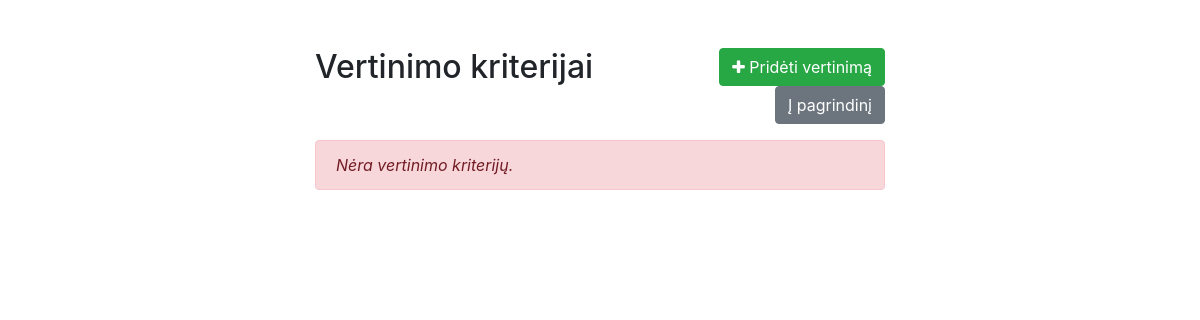
The app's page /instructions.php, older data.
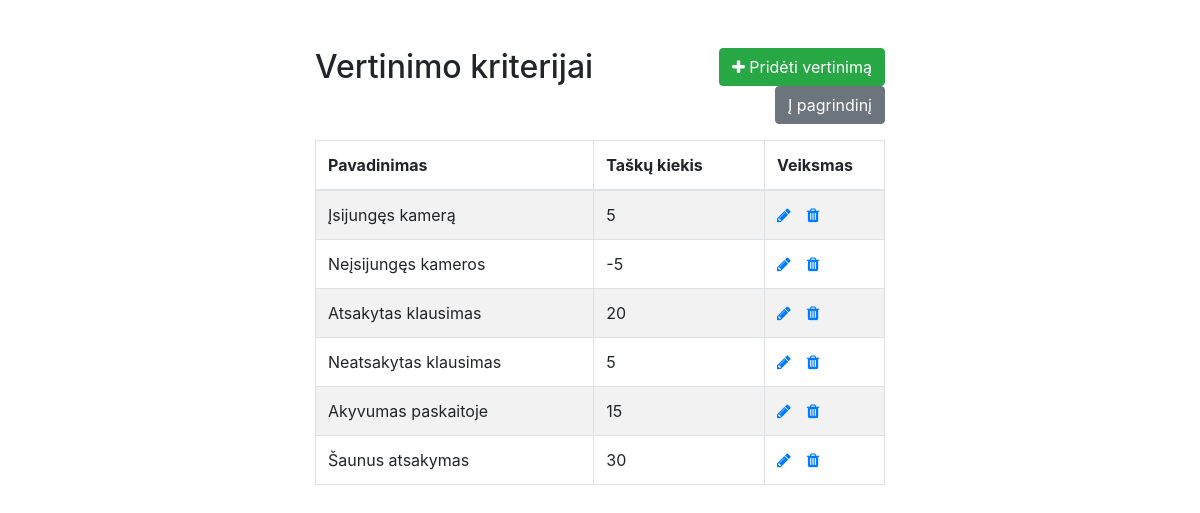
The same page, newer data.
### tables this page shows
CREATE TABLE `evaluations` (
  `id` int(11) NOT NULL,
  `name` varchar(255) NOT NULL,
  `value` int(11) NOT NULL
);

### instructions.php (the view, shortened to what this page needs)
<!DOCTYPE html>
<html lang="lt">
<head>
    <link rel="stylesheet" href="https://stackpath.bootstrapcdn.com/bootstrap/4.5.2/css/bootstrap.min.css">
    <link rel="stylesheet" href="https://maxcdn.bootstrapcdn.com/font-awesome/4.7.0/css/font-awesome.min.css">
</head>
<body>
    <div class="wrapper">
        <div class="container-fluid">
            <div class="row">
                <div class="col-md-12">
                    <div class="mt-5 mb-3 clearfix">
                        <h2 class="pull-left">Vertinimo kriterijai</h2>
                        <a href="createEvaluation.php" class="btn btn-success ml-2 pull-right"><i class="fa fa-plus"></i> Pridėti vertinimą</a>
                        <a href="index.php" class="btn btn-secondary ml-2 pull-right"> Į pagrindinį</a>
                    </div>
                    <?php
                    require_once "config.php";
                    $sql = "SELECT * FROM evaluations";
                    if($result = mysqli_query($link, $sql)){
                        if(mysqli_num_rows($result) > 0){
                            echo '<table class="table table-bordered table-striped">';
                                echo "<thead>";
                                    echo "<tr>";
                                        echo "<th>Pavadinimas</th>";
                                        echo "<th>Taškų kiekis</th>";
                                        echo "<th>Veiksmas</th>";
                                    echo "</tr>";
                                echo "</thead>";
                                echo "<tbody>";
                                while($row = mysqli_fetch_array($result)){
                                    echo "<tr>";
                                        echo "<td>" . $row['name'] . "</td>";
                                        echo "<td>" . $row['value'] . "</td>";
                                        echo "<td>";
                                            echo '<a href="updateEvaluation.php?id='. $row['id'] .'" class="mr-3" title="Redaguoti įvertinimą" data-toggle="tooltip"><span class="fa fa-pencil"></span></a>';
                                            echo '<a href="deleteEvaluation.php?id='. $row['id'] .'" title="Pašalinti įvertinimą" data-toggle="tooltip"><span class="fa fa-trash"></span></a>';
                                        echo "</td>";
                                    echo "</tr>";
                                }
                                echo "</tbody>";
                            echo "</table>";
                        } else{
                            echo '<div class="alert alert-danger"><em>Nėra vertinimo kriterijų.</em></div>';
                        }
                    } else{
                        echo "Klaida, pabandykite paleisti iš naujo.";
                    }
                    ?>
                </div>
            </div>
        </div>
    </div>
</body>
</html>

### instructions.php (style rules this page uses)
.wrapper { width: 600px; margin: 0 auto; }
table tr td:last-child { width: 120px; }

Row changes from the older to the newer data that the page shows:
added evaluations: name "Įsijungęs kamerą", value "5"
added evaluations: name "Neįsijungęs kameros", value "-5"
added evaluations: name "Atsakytas klausimas", value "20"
added evaluations: name "Neatsakytas klausimas", value "5"
added evaluations: name "Akyvumas paskaitoje", value "15"
added evaluations: name "Šaunus atsakymas", value "30"
Text that changed along with them:
text no longer shown: "Nėra vertinimo kriterijų."
text now shown: "Pavadinimas Taškų kiekis Veiksmas"
